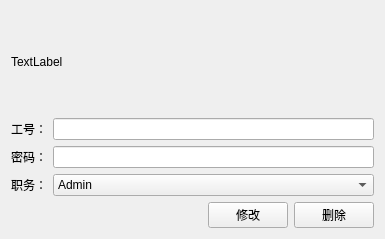
<?xml version="1.0" encoding="UTF-8"?>
<ui version="4.0">
 <class>Employee</class>
 <widget class="QWidget" name="Employee">
  <property name="geometry">
   <rect>
    <x>0</x>
    <y>0</y>
    <width>385</width>
    <height>239</height>
   </rect>
  </property>
  <property name="windowTitle">
   <string>Form</string>
  </property>
  <layout class="QGridLayout" name="gridLayout">
   <item row="0" column="0">
    <layout class="QVBoxLayout" name="verticalLayout_2">
     <item>
      <widget class="QLabel" name="lb_mode">
       <property name="text">
        <string>TextLabel</string>
       </property>
      </widget>
     </item>
     <item>
      <layout class="QVBoxLayout" name="verticalLayout">
       <item>
        <layout class="QHBoxLayout" name="horizontalLayout">
         <item>
          <widget class="QLabel" name="lb_1">
           <property name="text">
            <string>工号：</string>
           </property>
          </widget>
         </item>
         <item>
          <widget class="QLineEdit" name="le_1"/>
         </item>
        </layout>
       </item>
       <item>
        <layout class="QHBoxLayout" name="horizontalLayout_2">
         <item>
          <widget class="QLabel" name="lb_2">
           <property name="text">
            <string>密码：</string>
           </property>
          </widget>
         </item>
         <item>
          <widget class="QLineEdit" name="le_2"/>
         </item>
        </layout>
       </item>
       <item>
        <layout class="QHBoxLayout" name="horizontalLayout_3">
         <item>
          <widget class="QLabel" name="lb_3">
           <property name="text">
            <string>职务：</string>
           </property>
          </widget>
         </item>
         <item>
          <widget class="QComboBox" name="cb">
           <property name="sizePolicy">
            <sizepolicy hsizetype="Expanding" vsizetype="Fixed">
             <horstretch>0</horstretch>
             <verstretch>0</verstretch>
            </sizepolicy>
           </property>
           <item>
            <property name="text">
             <string>Admin</string>
            </property>
           </item>
           <item>
            <property name="text">
             <string>Collect</string>
            </property>
           </item>
          </widget>
         </item>
        </layout>
       </item>
       <item>
        <layout class="QHBoxLayout" name="horizontalLayout_4">
         <item>
          <spacer name="horizontalSpacer">
           <property name="orientation">
            <enum>Qt::Horizontal</enum>
           </property>
           <property name="sizeHint" stdset="0">
            <size>
             <width>40</width>
             <height>20</height>
            </size>
           </property>
          </spacer>
         </item>
         <item>
          <widget class="QPushButton" name="pb_change">
           <property name="text">
            <string>修改</string>
           </property>
          </widget>
         </item>
         <item>
          <widget class="QPushButton" name="pb_rm">
           <property name="text">
            <string>删除</string>
           </property>
          </widget>
         </item>
        </layout>
       </item>
      </layout>
     </item>
    </layout>
   </item>
  </layout>
 </widget>
 <resources/>
 <connections/>
</ui>
